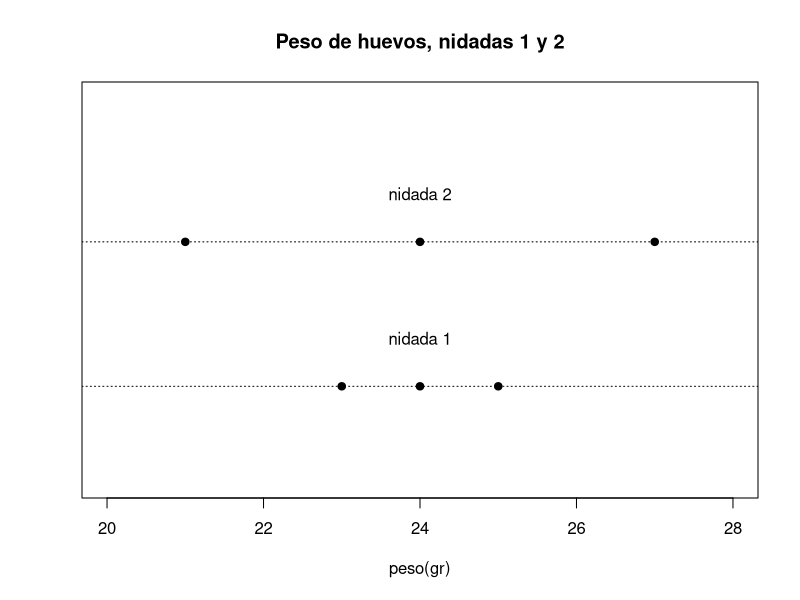
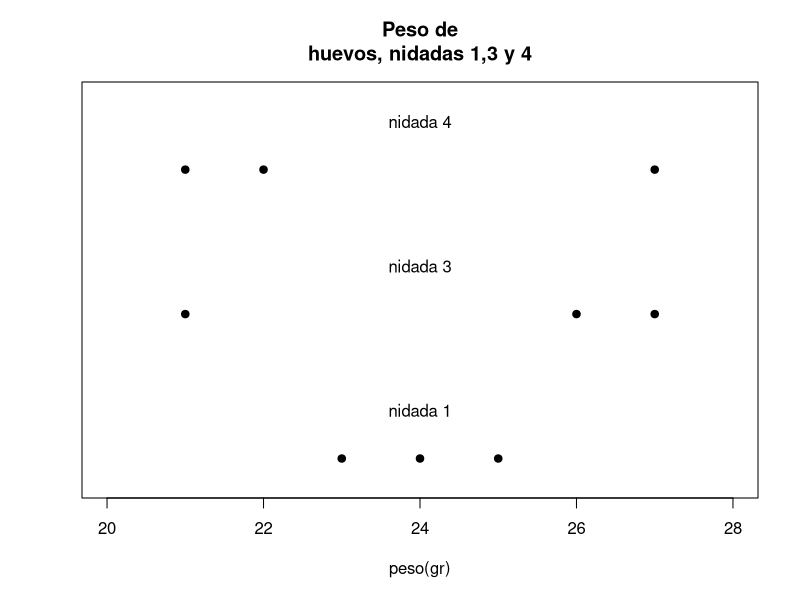
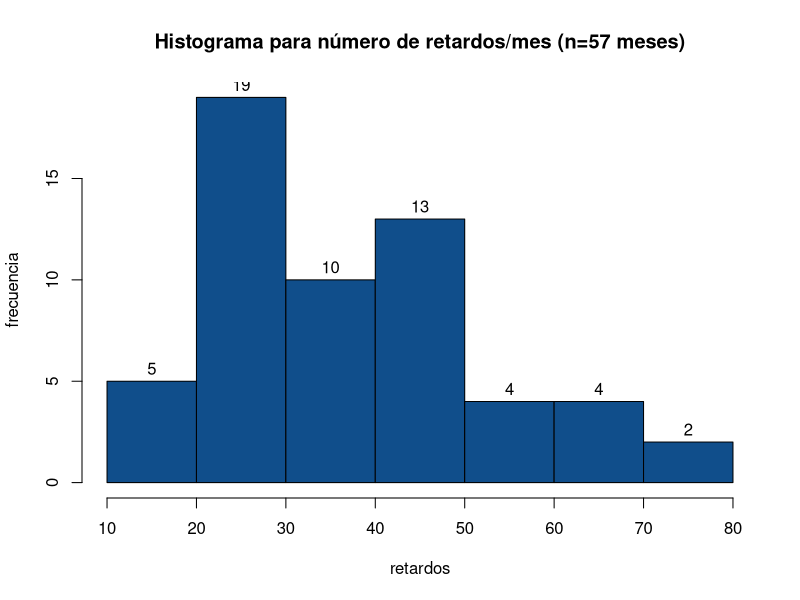
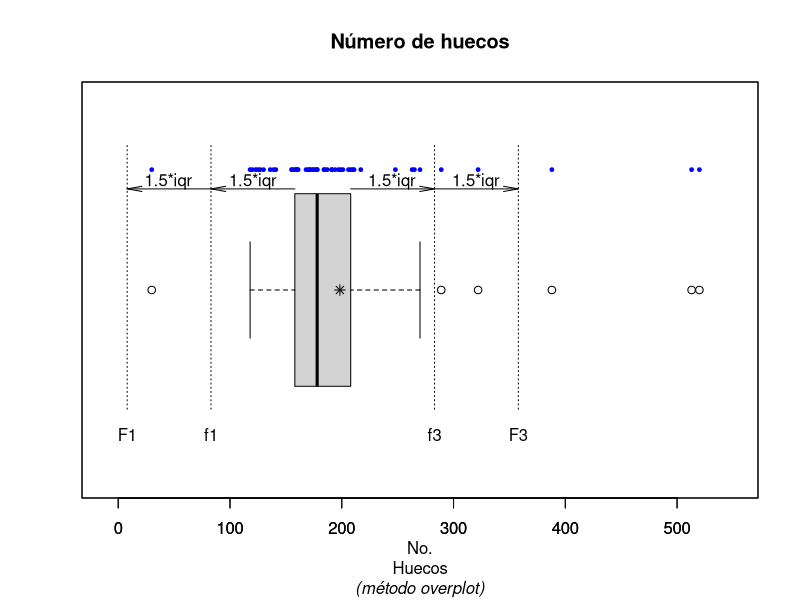
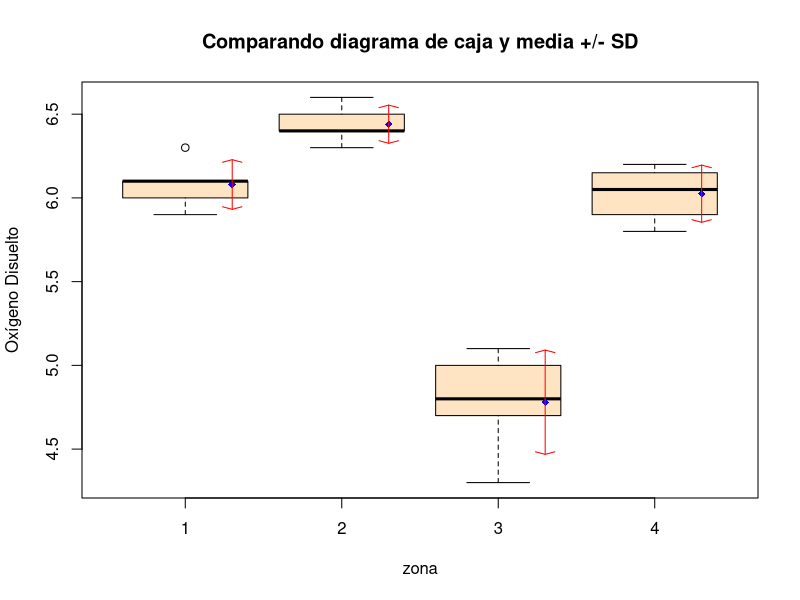

Generate these figures, in order, with R:
# Visualización de datos - Página 52
nidada1 <- c(23, 24, 25)
nidada2 <- c(21, 24, 27)
stripchart(nidada1, pch=19, at = 0.8, xlim=c(20,28), main="Peso de huevos, nidadas 1 y 2", xlab="peso(gr)")
text(24, 0.9, "nidada 1")
abline(h=0.8,lty=3) #traza eje punteado a lo largo de nidada 1
stripchart(nidada2,pch=19,add = TRUE, at = 1.1)
text(24, 1.2, "nidada 2")
abline(h=1.1,lty=3) #traza un eje punteado a lo largo de nidada 2
# Visualización de datos - Página 53
nidada1 <- c(23, 24, 25)
nidada3 <- c(21, 26, 27)
nidada4 <- c(21, 22, 27)
stripchart(nidada3,pch=19, at = 0.95,xlim=c(20,28), main="Peso de
huevos, nidadas 1,3 y 4", xlab="peso(gr)")
text(24, 1.05, "nidada 3")
stripchart(nidada1, pch=19, at = 0.65, add = TRUE,)
text(24, 0.75, "nidada 1")
stripchart(nidada4,pch=19, add = TRUE, at = 1.25)
text(24, 1.35, "nidada 4")
# Medidas de tendencia central
horas1 <- c(8.1, 7.3, 7.7, 7.5, 7.8, 7.2, 7.9)
mean(horas1)
horas2 <- c(8.1, 7.3, 7.7, 7.5, 7.8, 7.2, 16.5)
mean(horas2)
horas3 <- c(8.1, 7.3, 7.7, 7.5, 7.8, 7.2, 1.5)
mean(horas3)
# Para el cálculo de la mediana se requiere determinar las estadísticas de orden, a saber:
resistencia <- c(10.71,11.18,10.98,11.04,10.91,10.56,11.42,10.8,11.12,10.86)
sort(resistencia)
median(resistencia)
#
huevos <- c(87,100,110,89,67,96,103,97,95,89,103,83,87,97,66)
mean(huevos)
median(huevos)
table(huevos)
huevos
# Medidas de dispersión o variabilidad
gestacion<-c(291,289,295,276,293,302,293,304,291,294,311,281,300,291,310,325,309,315,295,304,285,311,308,308,291,298,305,316,302,302)
stem(gestacion, scale = 0.5) # Diagrama de tallo y hojas
stem(gestacion, scale = 1) #Diagrama mas desagregado
# Para determinar la forma de la distribución se usa el histograma
retardos<-c(68,63,42,27,30,36,28,32,79,27,22,23,24,25,44,65,43,25,74,
            51,36,42,28,31,28,25,45,12,57,51,12,32,49,38,42,27,31,50,38,21,16,24,
            69,47,23,22,43,27,49,28,23,19,46,30,43,49,12)
# con la opcion right = F, los puntos de corte de las clases no contienen el límite superior asi [li,ls) 
hist(retardos,right = F,main='Histograma para número de retardos/mes (n=57 meses)',ylab='frecuencia', col='dodgerblue4',labels = TRUE)

# Diagrama de caja:   Página 75
# Este diagrama es una poderosa herramienta para explorar un conjunto de datos y aporta información para
# detectar simetría, examinar la variabilidad y detectar observaciones atípicas.
duracion <- c(30,118,120,123,125,127,130,136,139,141,155,156,158,159,
              160,160,161,168,170,171,172,174,175,178,178,177,184,185,187,191,191,
              194,197,199,201,206,208,210,211,217,248,263,265,270,289,322,388,513,
              520)
length(duracion) #Tamaño de muestra
quantile(duracion, 0.25) #Primer Cuartil Q1
quantile(duracion, 0.5) #Segundo Cuartil Q2
quantile(duracion, 0.75) #Tercer Cuartil Q3
IQR(duracion) #Rango intercuartílico
stripchart(duracion,at = 1.25,xlim=c(-10,550),method='overplot',
           pch=20,cex = 0.75, col = "blue", main="Número de huecos",xlab="No.
Huecos")
mtext("(método overplot)",side=1,line=4,font=3)
boxplot(duracion, main="Número de huecos",horizontal = T,add=T)
points(mean(duracion),1, pch = 8,add=T)
arrows(158, 1.21, 83, 1.21, length = 0.15, angle = 10, code=2)
text(120.5, 1.225, "1.5*iqr")
arrows(83, 1.21, 8, 1.21, length = 0.15, angle = 10, code=2)
text(45, 1.225, "1.5*iqr")
arrows(208, 1.21, 283, 1.21, length = 0.15, angle = 10, code=2)
text(245, 1.225, "1.5*iqr")
arrows(283, 1.21, 358, 1.21, length = 0.15, angle = 10, code=2)
text(320, 1.225, "1.5*iqr")
segments(83, 1.3, 83, 0.75,lty=3);text(83, 0.7, "f1")
segments(8, 1.3, 8, 0.75,lty=3);text(8, 0.7, "F1")
segments(283, 1.3, 283, 0.75,lty=3);text(283, 0.7, "f3")
segments(358, 1.3, 358, 0.75,lty=3);text(358, 0.7, "F3")
# Ejemplo página 80
oxígeno <- c(5.9,6.1,6.3,6.1,6.0,6.3,6.6,6.4,6.4,6.5,4.8,4.3,5.0,4.7,
             5.1,6.0,6.2,6.1, 5.8)
zona <- c("1","1","1","1","1","2","2","2","2","2","3","3","3","3","3",
          "4","4","4","4")
zona <- factor(zona);zona
rb <- boxplot(oxígeno ~ zona, col="bisque", ylab="Oxígeno Disuelto")
title("Comparando diagrama de caja y media +/- SD")
mn.t <- tapply(oxígeno, zona, mean);mn.t
sd.t <- tapply(oxígeno, zona, sd);sd.t
xi <- 0.3 + seq(rb$n)
points(xi, mn.t, col ="blue", pch=18)
arrows(xi, mn.t-sd.t, xi, mn.t+sd.t, code=3, col="red", angle=75,length=.1)
